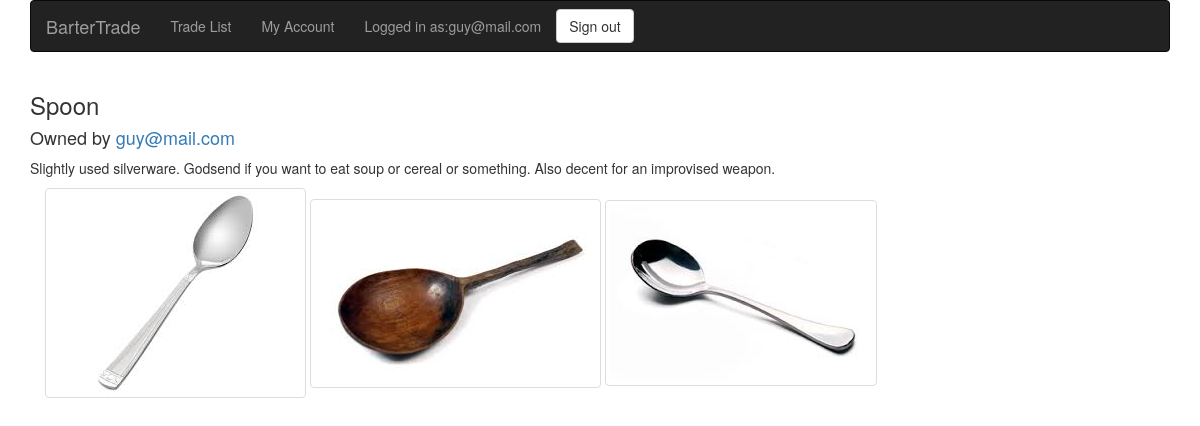
The app's page /item.php?id=18 (signed in) with its own data.
### tables this page shows
CREATE TABLE IF NOT EXISTS `items` (
  `id` int(11) NOT NULL,
  `Users_email` varchar(64) NOT NULL,
  `name` varchar(64) NOT NULL DEFAULT 'Item',
  `dateAdded` datetime NOT NULL DEFAULT '2015-03-05 04:04:04',
  `description` varchar(300) DEFAULT NULL
);

CREATE TABLE IF NOT EXISTS `users` (
  `email` varchar(64) NOT NULL,
  `dateCreated` datetime NOT NULL DEFAULT '2015-03-05 04:04:04',
  `password` varchar(45) NOT NULL DEFAULT 'password'
);

CREATE TABLE IF NOT EXISTS `images` (
  `filePath` varchar(300) NOT NULL,
  `Items_id` int(11) NOT NULL
);

### item.php (the view, shortened to what this page needs)
<?php
include "head.php";
$db = connect();
$sql = 		"SELECT u.email, i.name, i.description, i.id
			FROM items as i, users as u
			WHERE  i.Users_email = u.email AND i.id = " . $_GET["id"] . ";";
$posts = $db->query($sql);
$sql2 = 	"SELECT i.filePath
			FROM images as i
			WHERE i.Items_id =  " . $_GET["id"] .";";
$images = $db->query($sql2);
?>
<div class="container" id="item">
	<?php  $post = $posts->fetch(); ?>
	<h3> <?php echo $post[1]; ?> </h3>
	<h4> Owned by <?php echo "<a href='user.php?email=" . $post[0] . "'> " . $post[0] . "</a>"; ?> </h4>
	<p><?php echo $post[2]; ?></p>
	<div class="container">
	<?php
	foreach ($images as $image) {
	?>
		<img class="img-thumbnail" src=<?php echo "". $image[0]; ?> >
	<?php } ?>
	</div>
</div>
<?php
include "foot.php";
?>

### records on screen
items: name "Spoon", Users_email.email "guy@mail.com", description "Slightly used silverware. Godsend if you want to eat soup or cereal or something. Also decent for an improvised weapon."
images: filePath (picture)
images: filePath (picture)
images: filePath (picture)

### other values on screen
$_SESSION["email"] "guy@mail.com"
